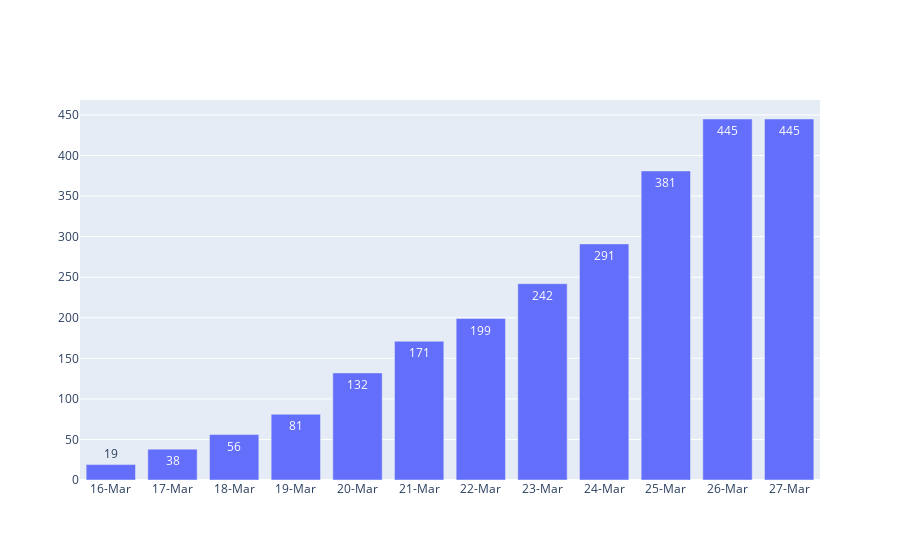

Notebook code cell kept with this figure:
### Code cell
# Criando Layout:
layout = go.Layout(title='Porcentagem de casos confirmados por Região')


Sul = go.Bar(x = list(dadosgeral.Estado),
                y = sul.Sul, name = 'Sul', text= sul.Sul,)


fig.update_traces(texttemplate='%{text:.2s}', textposition='outside')
fig.update_layout(uniformtext_minsize=8, uniformtext_mode='hide')

data = [Sul]
py.iplot(data)

### Figure 1 — Plotly figure (JSON) as saved in the notebook; plotly's stock layout.template omitted (floating-point values rounded to 4 significant figures)
{"data": [{"name": "Sul", "text": [19, 38, 56, 81, 132, 171, 199, 242, 291, 381, 445, 445], "type": "bar", "x": ["16-Mar", "17-Mar", "18-Mar", "19-Mar", "20-Mar", "21-Mar", "22-Mar", "23-Mar", "24-Mar", "25-Mar", "26-Mar", "27-Mar"], "y": [19, 38, 56, 81, 132, 171, 199, 242, 291, 381, 445, 445]}], "layout": {}}
